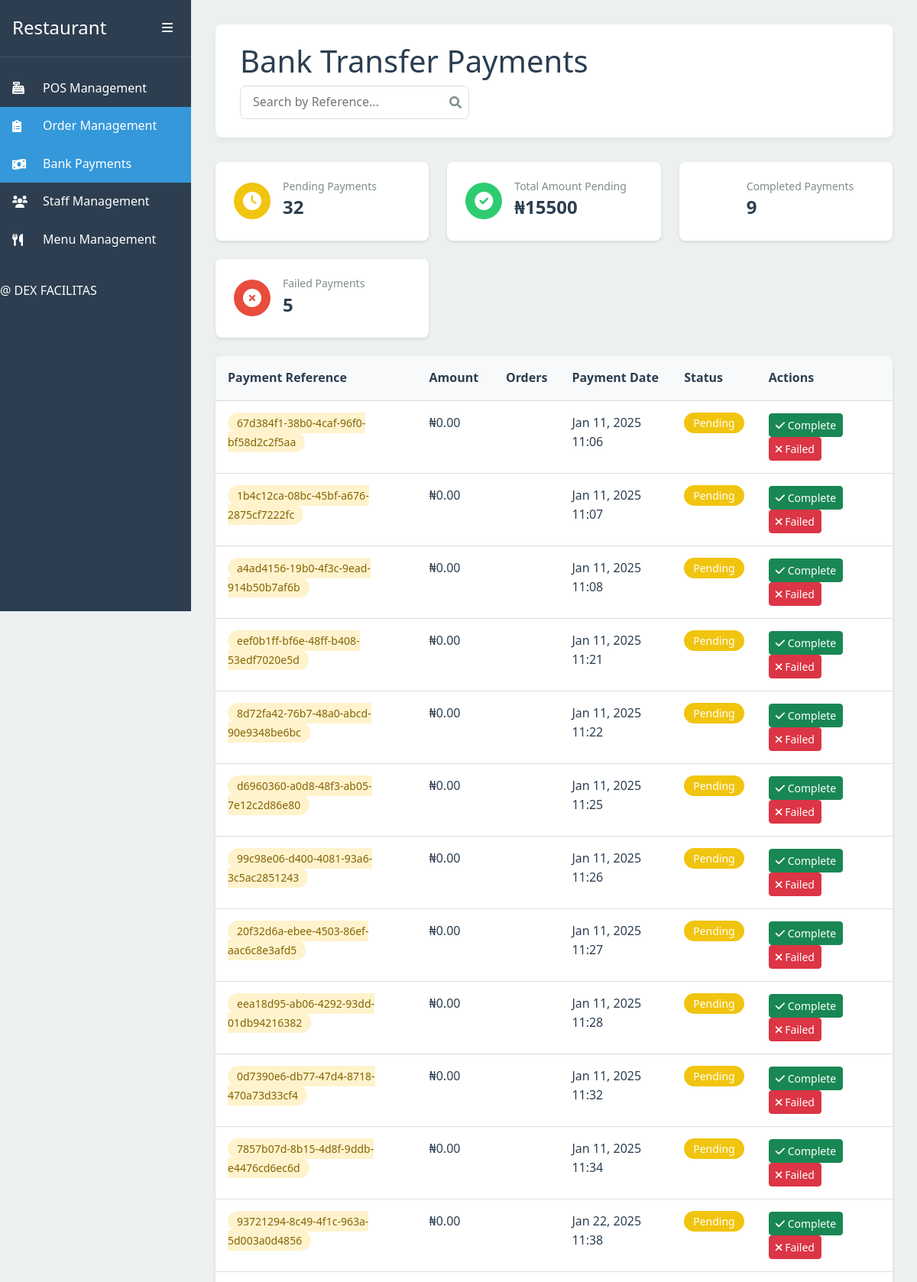
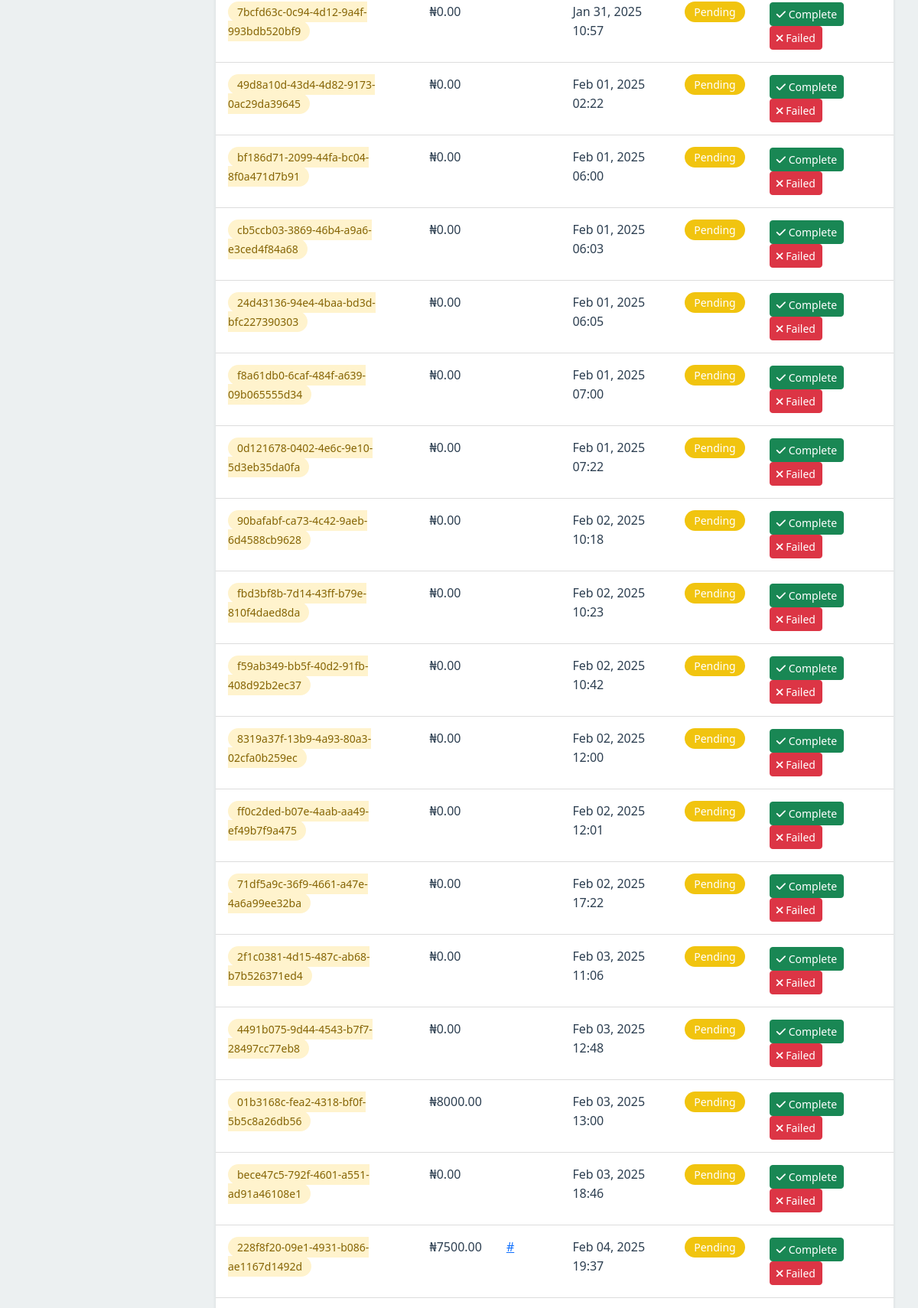
The app's page /manage-bank-payments/ (upper part) with its own data (2 pictures, top to bottom).
### myapp/models.py (models this page shows, shortened)
class Payment(models.Model):
    orders = models.ManyToManyField(Order, related_name='payments')  # Link payment to multiple orders
    amount = models.DecimalField(max_digits=10, decimal_places=2)  # Total amount for all items
    payment_reference = models.CharField(max_length=255, unique=True)
    payment_status = models.CharField(
        max_length=20,
        choices=[('pending', 'Pending'), ('completed', 'Completed'), ('failed', 'Failed')],
        default='pending'
    )
    payment_date = models.DateTimeField(auto_now_add=True)

class Order(models.Model):
    STATUS_CHOICES = [
        ('pending', 'Pending'),
        ('delivered', 'Delivered'),
        ('cancelled', 'Cancelled'),
    ]
    PAYMENT_METHODS = [
        ('online', 'Online'),
        ('pos', 'POS'),
        ('transfer', 'Bank Transfer'),
    ]
    PAYMENT_STATUS_CHOICES = [
        ('requesting', 'Requesting'),
        ('paid', 'Paid'),
        ('failed', 'Failed'),
    ]
    table_number = models.IntegerField()
    item = models.CharField(max_length=255)
    price = models.DecimalField(max_digits=10, decimal_places=2)
    status = models.CharField(max_length=10, choices=STATUS_CHOICES, default='pending')
    payment_method = models.CharField(max_length=10, choices=PAYMENT_METHODS, default='pos')
    payment_status = models.CharField(max_length=20, choices=PAYMENT_STATUS_CHOICES, default='requesting')
    created_at = models.DateTimeField(auto_now_add=True)

### myapp/views.py (the view, shortened to what this page needs)
# urls.py: path('manage-bank-payments/', views.manage_bank_payments, name='manage_bank_payments'),
def manage_bank_payments(request):
    pending_payments = Payment.objects.filter(
        payment_status='pending'
    ).prefetch_related('orders')
    total_pending_amount = pending_payments.aggregate(
        total=Sum('amount')
    )['total'] or 0
    context = {
        'pending_payments': pending_payments,
        'total_pending_amount': total_pending_amount,
        'payment_statistics': {
            'completed': Payment.objects.filter(payment_status='completed').count(),
            'failed': Payment.objects.filter(payment_status='failed').count(),
            'pending': pending_payments.count(),
        }
    }
    return render(request, 'manage_bank_payments.html', context)

### myapp/templates/manage_bank_payments.html (shortened to what this page needs)
{% load static %}
<!DOCTYPE html>
<html lang="en">
<head>
    <link href="https://cdn.jsdelivr.net/npm/bootstrap@5.3.0/dist/css/bootstrap.min.css" rel="stylesheet">
    <link rel="stylesheet" href="https://cdnjs.cloudflare.com/ajax/libs/font-awesome/6.0.0/css/all.min.css">
    <link rel="stylesheet" href="{% static 'dashboard.css' %}">
</head>
<body>
    <div class="dashboard">
        <aside class="sidebar" id="sidebar">
            <div class="sidebar-header">
                <h2>Restaurant</h2>
                <button class="sidebar-toggle" id="sidebarToggle">
                    <i class="fas fa-bars"></i>
                </button>
            </div>
            <nav class="sidebar-nav">
                <ul>
                    <li>
                        <a href="{% url 'manage_pos_payments' %}" class="nav-link">
                            <i class="fas fa-cash-register"></i>
                            <span>POS Management</span>
                        </a>
                    </li>
                    <li>
                        <a href="{% url 'view_orders' %}" class="nav-link active">
                            <i class="fas fa-clipboard-list"></i>
                            <span>Order Management</span>
                        </a>
                    </li>
                    <li>
                        <a href="{% url 'manage_bank_payments' %}" class="nav-link active">
                            <i class="fas fa-money-bill-wave"></i>
                            <span>Bank Payments</span>
                        </a>
                    </li>
                    <li>
                        <a href="#" class="nav-link">
                            <i class="fas fa-users"></i>
                            <span>Staff Management</span>
                        </a>
                    </li>
                    <li>
                        <a href="{% url 'menu_management'%}" class="nav-link">
                            <i class="fas fa-utensils"></i>
                            <span>Menu Management</span>
                        </a>
                    </li>
                </ul>
                <h6>@ DEX FACILITAS</h6>
            </nav>
        </aside>
        <main class="main-content">
            <div class="content-header">
                <h1>Bank Transfer Payments</h1>
                <div class="search-box">
                    <input type="text" id="paymentSearch" placeholder="Search by Reference...">
                    <i class="fas fa-search"></i>
                </div>
            </div>
            <div class="summary-grid">
                <div class="summary-card">
                    <div class="summary-icon" style="background-color: var(--warning-color);">
                        <i class="fas fa-clock"></i>
                    </div>
                    <div class="summary-details">
                        <h3>Pending Payments</h3>
                        <p class="summary-value">{{ payment_statistics.pending }}</p>
                    </div>
                </div>
                <div class="summary-card">
                    <div class="summary-icon" style="background-color: var(--success-color);">
                        <i class="fas fa-check-circle"></i>
                    </div>
                    <div class="summary-details">
                        <h3>Total Amount Pending</h3>
                        <p class="summary-value">₦{{ total_pending_amount }}</p>
                    </div>
                </div>
                <div class="summary-card">
                    <div class="summary-icon" style="background-color: var(--info-color);">
                        <i class="fas fa-check-double"></i>
                    </div>
                    <div class="summary-details">
                        <h3>Completed Payments</h3>
                        <p class="summary-value">{{ payment_statistics.completed }}</p>
                    </div>
                </div>
                <div class="summary-card">
                    <div class="summary-icon" style="background-color: var(--danger-color);">
                        <i class="fas fa-times-circle"></i>
                    </div>
                    <div class="summary-details">
                        <h3>Failed Payments</h3>
                        <p class="summary-value">{{ payment_statistics.failed }}</p>
                    </div>
                </div>
            </div>
            <div class="orders-table-wrapper mt-4">
                {% if pending_payments %}
                <table class="orders-table">
                    <thead>
                        <tr>
                            <th>Payment Reference</th>
                            <th>Amount</th>
                            <th>Orders</th>
                            <th>Payment Date</th>
                            <th>Status</th>
                            <th>Actions</th>
                        </tr>
                    </thead>
                    <tbody>
                        {% for payment in pending_payments %}
                        <tr>
                            <td>
                                <span class="status-badge status-pending">
                                    {{ payment.payment_reference }}
                                </span>
                            </td>
                            <td>₦{{ payment.amount }}</td>
                            <td>
                                <div class="order-links">
                                    {% for order in payment.orders.all %}
                                    <a href="{% url 'view_order_detail' order.id %}" class="order-link">
                                        #{{ order.order_number }}
                                    </a>
                                    {% endfor %}
                                </div>
                            </td>
                            <td>{{ payment.payment_date|date:"M d, Y H:i" }}</td>
                            <td>
                                <span class="payment-badge payment-{{ payment.payment_status }}">
                                    {{ payment.payment_status|title }}
                                </span>
                            </td>
                            <td class="actions-cell">
                                <form method="POST" class="d-inline">
                                    <button type="submit" name="action" value="mark_completed"
                                            class="btn btn-success btn-sm me-2"
                                            onclick="return confirm('Mark this payment as completed?')">
                                        <i class="fas fa-check"></i> Complete
                                    </button>
                                    <button type="submit" name="action" value="mark_failed"
                                            class="btn btn-danger btn-sm"
                                            onclick="return confirm('Mark this payment as failed?')">
                                        <i class="fas fa-times"></i> Failed
                                    </button>
                                </form>
                            </td>
                        </tr>
                        {% endfor %}
                    </tbody>
                </table>
                {% endif %}
            </div>
        </main>
    </div>
</body>
</html>

### myapp/static/dashboard.css (style rules this page uses)
:root { --primary-color: #2c3e50; --secondary-color: #34495e; --accent-color: #3498db; --success-color: #2ecc71; --warning-color: #f1c40f; --danger-color: #e74c3c; --text-primary: #2c3e50; --text-secondary: #7f8c8d; --background-light: #ecf0f1; --sidebar-width: 250px; --sidebar-collapsed-width: 70px; --header-height: 60px; --border-radius: 8px; --transition-speed: 0.3s; }
* { margin: 0; padding: 0; box-sizing: border-box; }
body { font-family: 'Segoe UI', Tahoma, Geneva, Verdana, sans-serif; background-color: var(--background-light); color: var(--text-primary); line-height: 1.6; }
.dashboard { display: flex; min-height: 100vh; }
.sidebar { width: var(--sidebar-width); background-color: var(--primary-color); color: white; transition: width var(--transition-speed) ease; position: fixed; height: 100vh; z-index: 1000; }
.sidebar-header { padding: 1rem; display: flex; align-items: center; justify-content: space-between; border-bottom: 1px solid rgba(255, 255, 255, 0.1); }
.sidebar-header h2 { font-size: 1.5rem; margin: 0; }
.sidebar-toggle { background: none; border: none; color: white; cursor: pointer; padding: 0.5rem; }
.sidebar-nav ul { list-style: none; padding: 1rem 0; }
.nav-link { display: flex; align-items: center; padding: 0.75rem 1rem; color: white; text-decoration: none; transition: background-color var(--transition-speed) ease; }
.nav-link i { width: 24px; margin-right: 1rem; }
.nav-link.active { background-color: var(--accent-color); }
.main-content { flex: 1; margin-left: var(--sidebar-width); transition: margin var(--transition-speed) ease; padding: 2rem; }
.content-header { background: white; padding: 1.5rem 2rem; border-radius: var(--border-radius); box-shadow: 0 4px 6px rgba(0, 0, 0, 0.05); margin-bottom: 2rem; }
.search-box { position: relative; width: 300px; }
.search-box input { width: 100%; padding: 0.5rem 2rem 0.5rem 1rem; border: 1px solid #ddd; border-radius: var(--border-radius); }
.search-box i { position: absolute; right: 10px; top: 50%; transform: translateY(-50%); color: var(--text-secondary); }
.orders-table-wrapper { background: white; border-radius: var(--border-radius); box-shadow: 0 2px 4px rgba(0, 0, 0, 0.1); overflow-x: auto; }
.orders-table { width: 100%; border-collapse: collapse; }
.orders-table th, .orders-table td { padding: 1rem; text-align: left; border-bottom: 1px solid #ddd; }
.orders-table th { background-color: #f8f9fa; font-weight: 600; }
.status-badge, .payment-badge { padding: 0.25rem 0.75rem; border-radius: 20px; font-size: 0.875rem; font-weight: 500; }
.status-pending { background-color: #fff3cd; color: #856404; }
.payment-pending { background-color: var(--warning-color); color: white; }
.summary-grid { display: grid; grid-template-columns: repeat(auto-fit, minmax(250px, 1fr)); gap: 1.5rem; }
.summary-card { background: white; padding: 1.5rem; border-radius: var(--border-radius); box-shadow: 0 2px 4px rgba(0, 0, 0, 0.1); display: flex; align-items: center; gap: 1rem; }
.summary-icon { width: 48px; height: 48px; border-radius: 50%; background-color: var(--accent-color); color: white; display: flex; align-items: center; justify-content: center; font-size: 1.5rem; }
.summary-details h3 { font-size: 0.875rem; color: var(--text-secondary); margin: 0; }
.summary-value { font-size: 1.5rem; font-weight: bold; color: var(--text-primary); margin: 0; }
.orders-table td { vertical-align: top; padding: 1rem; }

### records on screen
Payment: payment_reference "67d384f1-38b0-4caf-96f0-bf58d2c2f5aa", amount "0.00", payment_date "Jan 11, 2025 11:06", payment_status "Pending"
Payment: payment_reference "1b4c12ca-08bc-45bf-a676-2875cf7222fc", amount "0.00", payment_date "Jan 11, 2025 11:07", payment_status "Pending"
Payment: payment_reference "a4ad4156-19b0-4f3c-9ead-914b50b7af6b", amount "0.00", payment_date "Jan 11, 2025 11:08", payment_status "Pending"
Payment: payment_reference "eef0b1ff-bf6e-48ff-b408-53edf7020e5d", amount "0.00", payment_date "Jan 11, 2025 11:21", payment_status "Pending"
Payment: payment_reference "8d72fa42-76b7-48a0-abcd-90e9348be6bc", amount "0.00", payment_date "Jan 11, 2025 11:22", payment_status "Pending"
Payment: payment_reference "d6960360-a0d8-48f3-ab05-7e12c2d86e80", amount "0.00", payment_date "Jan 11, 2025 11:25", payment_status "Pending"
Payment: payment_reference "99c98e06-d400-4081-93a6-3c5ac2851243", amount "0.00", payment_date "Jan 11, 2025 11:26", payment_status "Pending"
Payment: payment_reference "20f32d6a-ebee-4503-86ef-aac6c8e3afd5", amount "0.00", payment_date "Jan 11, 2025 11:27", payment_status "Pending"
Payment: payment_reference "eea18d95-ab06-4292-93dd-01db94216382", amount "0.00", payment_date "Jan 11, 2025 11:28", payment_status "Pending"
Payment: payment_reference "0d7390e6-db77-47d4-8718-470a73d33cf4", amount "0.00", payment_date "Jan 11, 2025 11:32", payment_status "Pending"
Payment: payment_reference "7857b07d-8b15-4d8f-9ddb-e4476cd6ec6d", amount "0.00", payment_date "Jan 11, 2025 11:34", payment_status "Pending"
Payment: payment_reference "93721294-8c49-4f1c-963a-5d003a0d4856", amount "0.00", payment_date "Jan 22, 2025 11:38", payment_status "Pending"
Payment: payment_reference "7bcfd63c-0c94-4d12-9a4f-993bdb520bf9", amount "0.00", payment_date "Jan 31, 2025 10:57", payment_status "Pending"
Payment: payment_reference "49d8a10d-43d4-4d82-9173-0ac29da39645", amount "0.00", payment_date "Feb 01, 2025 02:22", payment_status "Pending"
Payment: payment_reference "bf186d71-2099-44fa-bc04-8f0a471d7b91", amount "0.00", payment_date "Feb 01, 2025 06:00", payment_status "Pending"
Payment: payment_reference "cb5ccb03-3869-46b4-a9a6-e3ced4f84a68", amount "0.00", payment_date "Feb 01, 2025 06:03", payment_status "Pending"
Payment: payment_reference "24d43136-94e4-4baa-bd3d-bfc227390303", amount "0.00", payment_date "Feb 01, 2025 06:05", payment_status "Pending"
Payment: payment_reference "f8a61db0-6caf-484f-a639-09b065555d34", amount "0.00", payment_date "Feb 01, 2025 07:00", payment_status "Pending"
Payment: payment_reference "0d121678-0402-4e6c-9e10-5d3eb35da0fa", amount "0.00", payment_date "Feb 01, 2025 07:22", payment_status "Pending"
Payment: payment_reference "90bafabf-ca73-4c42-9aeb-6d4588cb9628", amount "0.00", payment_date "Feb 02, 2025 10:18", payment_status "Pending"
Payment: payment_reference "fbd3bf8b-7d14-43ff-b79e-810f4daed8da", amount "0.00", payment_date "Feb 02, 2025 10:23", payment_status "Pending"
Payment: payment_reference "f59ab349-bb5f-40d2-91fb-408d92b2ec37", amount "0.00", payment_date "Feb 02, 2025 10:42", payment_status "Pending"
Payment: payment_reference "8319a37f-13b9-4a93-80a3-02cfa0b259ec", amount "0.00", payment_date "Feb 02, 2025 12:00", payment_status "Pending"
Payment: payment_reference "ff0c2ded-b07e-4aab-aa49-ef49b7f9a475", amount "0.00", payment_date "Feb 02, 2025 12:01", payment_status "Pending"
Payment: payment_reference "71df5a9c-36f9-4661-a47e-4a6a99ee32ba", amount "0.00", payment_date "Feb 02, 2025 17:22", payment_status "Pending"
Payment: payment_reference "2f1c0381-4d15-487c-ab68-b7b526371ed4", amount "0.00", payment_date "Feb 03, 2025 11:06", payment_status "Pending"
Payment: payment_reference "4491b075-9d44-4543-b7f7-28497cc77eb8", amount "0.00", payment_date "Feb 03, 2025 12:48", payment_status "Pending"
Payment: payment_reference "01b3168c-fea2-4318-bf0f-5b5c8a26db56", amount "8000.00", payment_date "Feb 03, 2025 13:00", payment_status "Pending"
Payment: payment_reference "bece47c5-792f-4601-a551-ad91a46108e1", amount "0.00", payment_date "Feb 03, 2025 18:46", payment_status "Pending"
Payment: payment_reference "228f8f20-09e1-4931-b086-ae1167d1492d", amount "7500.00", payment_date "Feb 04, 2025 19:37", payment_status "Pending"

### other values on screen
{{ payment_statistics.pending }} "32"
{{ total_pending_amount }} "15500"
{{ payment_statistics.completed }} "9"
{{ payment_statistics.failed }} "5"
